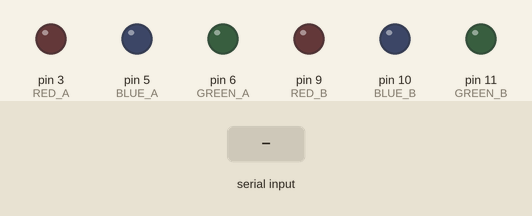
A sketch run on a simulated Arduino Uno, built with avr-gcc and run on an emulated ATmega328P. Shown: output pins drawn as LEDs (lit = HIGH). Inputs (shaded band) come from the test bench. Random numbers use the default seed unless the sketch sets one; what the sketch prints to the serial monitor is not drawn.

Above: at 1.2 s.
1.3 s: "n" received over Serial
At 2.5 s:
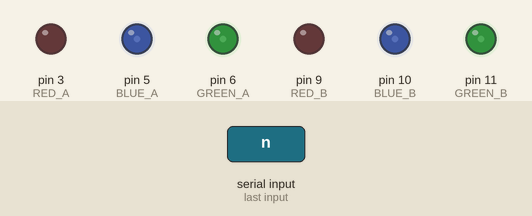
2.8 s: "n" received over Serial
At 3.56 s:
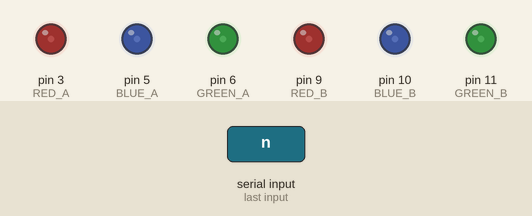
At 4.48 s:
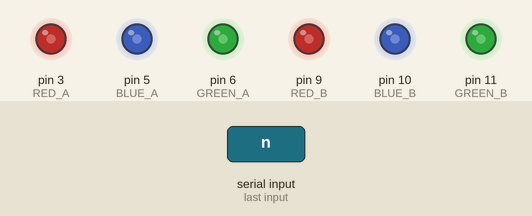
5.8 s: "n" received over Serial
Timing chart, 0 to 14.8 s (numbered marks = the images above; inputs shaded):
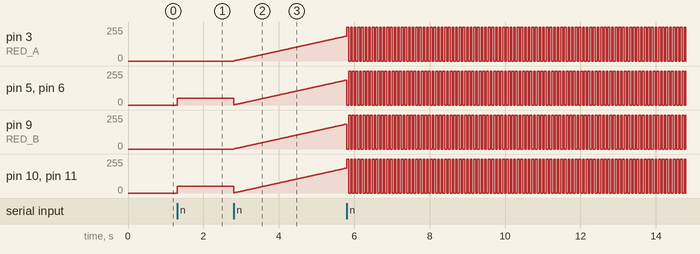

Measured:
- after the input at 1.3 s, pin 5 (BLUE_A), pin 6 (GREEN_A), pin 10 (BLUE_B), pin 11 (GREEN_B): 0/255 → 50/255 at once
- after the input at 2.8 s, pin 3 (RED_A), pin 9 (RED_B): moves from 0/255 to 187/255 over 3.0 s, starting at once

The sketch:

DioderControl.ino
```cpp
const int GREEN_A = 6;
const int BLUE_A = 5;
const int RED_A = 3;

const int GREEN_B = 11;
const int BLUE_B = 10;
const int RED_B = 9;

int p = 0;
String programmes[] = {"OFF", "SOLID", "FADE", "STEREO", "FLASH", "NOISE"};
int delayArray[] = {0,0,16,48,24,100};
unsigned int colours[6] = {0,0,0,0,0,0};
unsigned int flashColours[6] = {255,0,255,255,0,255};
int flashEasing;
int fadeDirection;
bool strobeSwitch;

// Buffers and state

bool appearToHaveValidMessage;
byte receivedMessage[12];

void setup() {
  // set PWM pins to outputs:
  pinMode(RED_A, OUTPUT);
  pinMode(GREEN_A, OUTPUT);
  pinMode(BLUE_A, OUTPUT);

  pinMode(RED_B, OUTPUT);
  pinMode(GREEN_B, OUTPUT);
  pinMode(BLUE_B, OUTPUT);

  analogWrite(RED_A, 0);
  analogWrite(GREEN_A, 50);
  analogWrite(BLUE_A, 50);

  analogWrite(RED_B, 0);
  analogWrite(GREEN_B, 50);
  analogWrite(BLUE_B, 50);

  appearToHaveValidMessage = false;

  // initialize the serial communication:
  Serial.begin(9600);
}


void loop () {

  int availableBytes = Serial.available();
  byte command;
  // readColourFromSerial(availableBytes);
  if (availableBytes) {
    while (Serial.available() > 0) {
      command = Serial.read();
    }
    if (command == 'n')
      nextRoutine();
    else if (command >= 0 && command <= 4)
      setRoutine(command);
  }

  switch (p) {
    case 0:
      break;
    case 1:
      solid();
      break;
    case 2:
      fade();
      break;
    case 3:
      strobe();
      break;
    case 4:
      flash();
      break;
    case 5:
      noise();
      break;
  }

  updateChannels();
  delay(delayArray[p]);
}

void resetAll() {
  colours[0] = 0;
  colours[1] = 0;
  colours[2] = 0;
  colours[3] = 0;
  colours[4] = 0;
  colours[5] = 0;
  fadeDirection = 1;
  strobeSwitch = false;
  flashEasing = 50;
}

void setColours(unsigned int newColours[]) {
  for (int i = 0; i < 6; i++)
  {
    colours[i] = newColours[i];
  }
}

void setRoutine(int index) {
  p = index;
  //Serial.print("NEW PROGRAMME: ");
  Serial.print(programmes[p]);
  resetAll();
  if (p == 4)
    setColours(flashColours);
}

void nextRoutine() {
  p++;
  if (p > 5) { p = 0; };
  setRoutine(p);
}

void setBothToRed() {
  colours[0] = 255;
  colours[1] = 0;
  colours[2] = 0;
  colours[3] = 255;
  colours[4] = 0;
  colours[5] = 0;
}

void updateChannels() {
  analogWrite(RED_A, colours[0]);
  analogWrite(GREEN_A, colours[1]);
  analogWrite(BLUE_A, colours[2]);
  analogWrite(RED_B, colours[3]);
  analogWrite(GREEN_B, colours[4]);
  analogWrite(BLUE_B, colours[5]);
}

void solid() {
  colours[0] = 0;
  colours[1] = 50;
  colours[2] = 50;
  colours[3] = 0;
  colours[4] = 50;
  colours[5] = 50;
}

void fade() {
  for (int i=5; i>=0; i--) {
    colours[i] += fadeDirection;
  }
  unsigned int tmp = colours[0];
  if (tmp == 0 || tmp == 255) {
    fadeDirection *= -1;
    //Serial.print("FADE DIRECTION: ");
    //Serial.println(fadeDirection);
  }
}

void strobe() {
  setBothToRed();
  int start = (strobeSwitch) ? 0 : 3;
  colours[start]   = 0;
  colours[start+1] = 255;
  colours[start+2] = 255;
  strobeSwitch = !strobeSwitch;
}

void flash() {
  int zeroCount = 0;
  for (int i = 5; i >= 0; i--)
  {
    if (colours[i] <= flashEasing) {
      colours[i] = 0;
      zeroCount++;
    }
    else
      colours[i] -= flashEasing;
  }
  if (flashEasing > 5)
    flashEasing--;
  if (zeroCount == 6)
    setRoutine(5);
}

void noise() {
  colours[0] = colours[3] = 47 + random(60);
  colours[1] = colours[4] = 84 + random(40);
  colours[2] = colours[5] = 107 + random(10);
}
```
